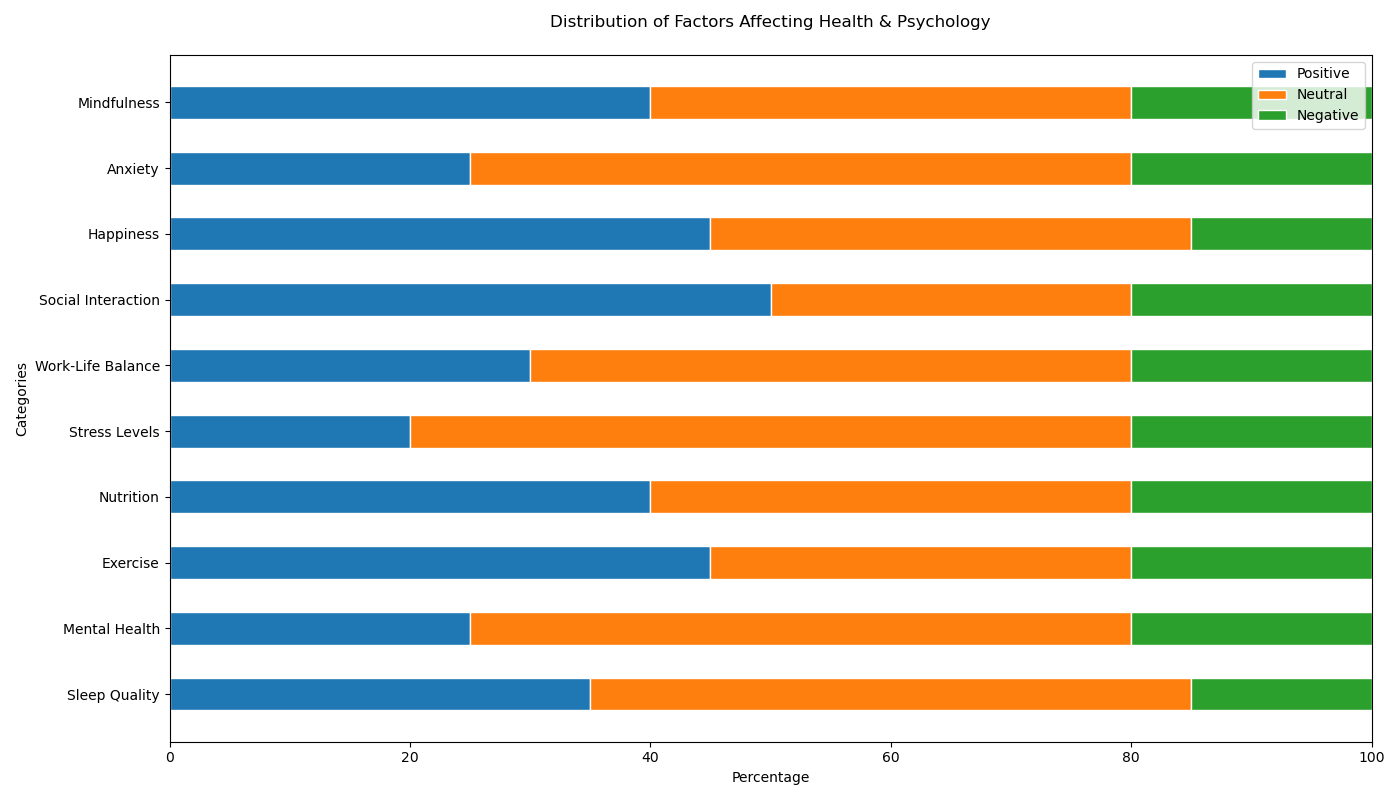

Generate this figure with Python:
import matplotlib.pyplot as plt
import numpy as np

# Data
categories = ['Sleep Quality', 'Mental Health', 'Exercise', 'Nutrition', 'Stress Levels',
              'Work-Life Balance', 'Social Interaction', 'Happiness', 'Anxiety', 'Mindfulness']
positive = [35, 25, 45, 40, 20, 30, 50, 45, 25, 40]
neutral = [50, 55, 35, 40, 60, 50, 30, 40, 55, 40]
negative = [15, 20, 20, 20, 20, 20, 20, 15, 20, 20]

# Colors
colors = ['#1f77b4', '#ff7f0e', '#2ca02c']

# Bar width
bar_width = 0.5

# Create the figure and axis
fig, ax = plt.subplots(figsize=(14, 8))

# Stack the bars
bottom = np.zeros(len(categories))
for i, (data, color) in enumerate(zip([positive, neutral, negative], colors)):
    ax.barh(categories, data, left=bottom, color=color, edgecolor='white', height=bar_width)
    bottom += np.array(data)

# Customize the chart
ax.set_title('Distribution of Factors Affecting Health & Psychology', pad=20)
ax.set_xlabel('Percentage')
ax.set_ylabel('Categories')
ax.set_xlim(0, 100)
ax.legend(['Positive', 'Neutral', 'Negative'], loc='upper right')

# Display the plot
plt.tight_layout()
plt.show()
